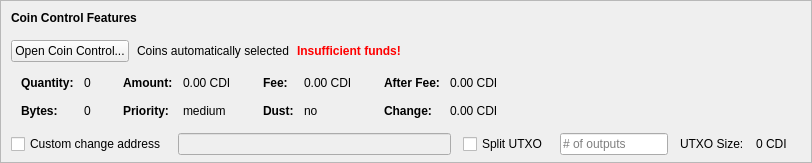
    <widget class="QFrame" name="frameCoinControl">
     <property name="sizePolicy">
      <sizepolicy hsizetype="Expanding" vsizetype="Expanding">
       <horstretch>0</horstretch>
       <verstretch>0</verstretch>
      </sizepolicy>
     </property>
     <property name="maximumSize">
      <size>
       <width>16777215</width>
       <height>16777215</height>
      </size>
     </property>
     <property name="frameShape">
      <enum>QFrame::StyledPanel</enum>
     </property>
     <property name="frameShadow">
      <enum>QFrame::Sunken</enum>
     </property>
     <layout class="QVBoxLayout" name="verticalLayoutCoinControl2">
      <property name="spacing">
       <number>0</number>
      </property>
      <property name="leftMargin">
       <number>0</number>
      </property>
      <property name="topMargin">
       <number>0</number>
      </property>
      <property name="rightMargin">
       <number>0</number>
      </property>
      <property name="bottomMargin">
       <number>6</number>
      </property>
      <item>
       <layout class="QVBoxLayout" name="verticalLayoutCoinControl" stretch="0,0,0,0,1">
        <property name="spacing">
         <number>0</number>
        </property>
        <property name="leftMargin">
         <number>10</number>
        </property>
        <property name="topMargin">
         <number>10</number>
        </property>
        <item>
         <layout class="QHBoxLayout" name="horizontalLayoutCoinControl1">
          <property name="bottomMargin">
           <number>15</number>
          </property>
          <item>
           <widget class="QLabel" name="labelCoinControlFeatures">
            <property name="sizePolicy">
             <sizepolicy hsizetype="Preferred" vsizetype="Maximum">
              <horstretch>0</horstretch>
              <verstretch>0</verstretch>
             </sizepolicy>
            </property>
            <property name="font">
             <font>
              <weight>75</weight>
              <bold>true</bold>
             </font>
            </property>
            <property name="styleSheet">
             <string notr="true">font-weight:bold;</string>
            </property>
            <property name="text">
             <string>Coin Control Features</string>
            </property>
           </widget>
          </item>
         </layout>
        </item>
        <item>
         <layout class="QHBoxLayout" name="horizontalLayoutCoinControl2" stretch="0,0,0,0">
          <property name="spacing">
           <number>8</number>
          </property>
          <property name="bottomMargin">
           <number>10</number>
          </property>
          <item>
           <widget class="QPushButton" name="pushButtonCoinControl">
            <property name="styleSheet">
             <string notr="true"/>
            </property>
            <property name="text">
             <string>Open Coin Control...</string>
            </property>
            <property name="autoDefault">
             <bool>false</bool>
            </property>
           </widget>
          </item>
          <item>
           <widget class="QLabel" name="labelCoinControlAutomaticallySelected">
            <property name="text">
             <string>Coins automatically selected</string>
            </property>
            <property name="margin">
             <number>5</number>
            </property>
           </widget>
          </item>
          <item>
           <widget class="QLabel" name="labelCoinControlInsuffFunds">
            <property name="font">
             <font>
              <weight>75</weight>
              <bold>true</bold>
             </font>
            </property>
            <property name="styleSheet">
             <string notr="true">color:red;font-weight:bold;</string>
            </property>
            <property name="text">
             <string>Insufficient funds!</string>
            </property>
            <property name="margin">
             <number>5</number>
            </property>
           </widget>
          </item>
          <item>
           <spacer name="horizontalSpacerCoinControl">
            <property name="orientation">
             <enum>Qt::Horizontal</enum>
            </property>
            <property name="sizeHint" stdset="0">
             <size>
              <width>40</width>
              <height>1</height>
             </size>
            </property>
           </spacer>
          </item>
         </layout>
        </item>
        <item>
         <widget class="QWidget" name="widgetCoinControl" native="true">
          <property name="sizePolicy">
           <sizepolicy hsizetype="Preferred" vsizetype="Preferred">
            <horstretch>0</horstretch>
            <verstretch>0</verstretch>
           </sizepolicy>
          </property>
          <property name="minimumSize">
           <size>
            <width>0</width>
            <height>0</height>
           </size>
          </property>
          <property name="styleSheet">
           <string notr="true"/>
          </property>
          <layout class="QHBoxLayout" name="horizontalLayoutCoinControl5">
           <property name="leftMargin">
            <number>0</number>
           </property>
           <property name="topMargin">
            <number>0</number>
           </property>
           <property name="rightMargin">
            <number>0</number>
           </property>
           <property name="bottomMargin">
            <number>0</number>
           </property>
           <item>
            <layout class="QHBoxLayout" name="horizontalLayoutCoinControl3" stretch="0,0,0,1">
             <property name="spacing">
              <number>20</number>
             </property>
             <property name="topMargin">
              <number>0</number>
             </property>
             <property name="bottomMargin">
              <number>10</number>
             </property>
             <item>
              <layout class="QFormLayout" name="formLayoutCoinControl1">
               <property name="horizontalSpacing">
                <number>10</number>
               </property>
               <property name="verticalSpacing">
                <number>14</number>
               </property>
               <property name="leftMargin">
                <number>10</number>
               </property>
               <property name="topMargin">
                <number>4</number>
               </property>
               <property name="rightMargin">
                <number>6</number>
               </property>
               <item row="0" column="0">
                <widget class="QLabel" name="labelCoinControlQuantityText">
                 <property name="font">
                  <font>
                   <weight>75</weight>
                   <bold>true</bold>
                  </font>
                 </property>
                 <property name="text">
                  <string>Quantity:</string>
                 </property>
                 <property name="margin">
                  <number>0</number>
                 </property>
                </widget>
               </item>
               <item row="0" column="1">
                <widget class="QLabel" name="labelCoinControlQuantity">
                 <property name="cursor">
                  <cursorShape>IBeamCursor</cursorShape>
                 </property>
                 <property name="contextMenuPolicy">
                  <enum>Qt::ActionsContextMenu</enum>
                 </property>
                 <property name="text">
                  <string notr="true">0</string>
                 </property>
                 <property name="margin">
                  <number>0</number>
                 </property>
                 <property name="textInteractionFlags">
                  <set>Qt::LinksAccessibleByMouse|Qt::TextSelectableByKeyboard|Qt::TextSelectableByMouse</set>
                 </property>
                </widget>
               </item>
               <item row="1" column="0">
                <widget class="QLabel" name="labelCoinControlBytesText">
                 <property name="font">
                  <font>
                   <weight>75</weight>
                   <bold>true</bold>
                  </font>
                 </property>
                 <property name="text">
                  <string>Bytes:</string>
                 </property>
                </widget>
               </item>
               <item row="1" column="1">
                <widget class="QLabel" name="labelCoinControlBytes">
                 <property name="cursor">
                  <cursorShape>IBeamCursor</cursorShape>
                 </property>
                 <property name="contextMenuPolicy">
                  <enum>Qt::ActionsContextMenu</enum>
                 </property>
                 <property name="text">
                  <string notr="true">0</string>
                 </property>
                 <property name="textInteractionFlags">
                  <set>Qt::LinksAccessibleByMouse|Qt::TextSelectableByKeyboard|Qt::TextSelectableByMouse</set>
                 </property>
                </widget>
               </item>
              </layout>
             </item>
             <item>
              <layout class="QFormLayout" name="formLayoutCoinControl2">
               <property name="horizontalSpacing">
                <number>10</number>
               </property>
               <property name="verticalSpacing">
                <number>14</number>
               </property>
               <property name="leftMargin">
                <number>6</number>
               </property>
               <property name="topMargin">
                <number>4</number>
               </property>
               <property name="rightMargin">
                <number>6</number>
               </property>
               <item row="0" column="0">
                <widget class="QLabel" name="labelCoinControlAmountText">
                 <property name="font">
                  <font>
                   <weight>75</weight>
                   <bold>true</bold>
                  </font>
                 </property>
                 <property name="text">
                  <string>Amount:</string>
                 </property>
                 <property name="margin">
                  <number>0</number>
                 </property>
                </widget>
               </item>
               <item row="0" column="1">
                <widget class="QLabel" name="labelCoinControlAmount">
                 <property name="cursor">
                  <cursorShape>IBeamCursor</cursorShape>
                 </property>
                 <property name="contextMenuPolicy">
                  <enum>Qt::ActionsContextMenu</enum>
                 </property>
                 <property name="text">
                  <string notr="true">0.00 CDI</string>
                 </property>
                 <property name="textInteractionFlags">
                  <set>Qt::LinksAccessibleByMouse|Qt::TextSelectableByKeyboard|Qt::TextSelectableByMouse</set>
                 </property>
                </widget>
               </item>
               <item row="1" column="0">
                <widget class="QLabel" name="labelCoinControlPriorityText">
                 <property name="font">
                  <font>
                   <weight>75</weight>
                   <bold>true</bold>
                  </font>
                 </property>
                 <property name="text">
                  <string>Priority:</string>
                 </property>
                </widget>
               </item>
               <item row="1" column="1">
                <widget class="QLabel" name="labelCoinControlPriority">
                 <property name="cursor">
                  <cursorShape>IBeamCursor</cursorShape>
                 </property>
                 <property name="contextMenuPolicy">
                  <enum>Qt::ActionsContextMenu</enum>
                 </property>
                 <property name="text">
                  <string>medium</string>
                 </property>
                 <property name="textInteractionFlags">
                  <set>Qt::LinksAccessibleByMouse|Qt::TextSelectableByKeyboard|Qt::TextSelectableByMouse</set>
                 </property>
                </widget>
               </item>
              </layout>
             </item>
             <item>
              <layout class="QFormLayout" name="formLayoutCoinControl3">
               <property name="horizontalSpacing">
                <number>10</number>
               </property>
               <property name="verticalSpacing">
                <number>14</number>
               </property>
               <property name="leftMargin">
                <number>6</number>
               </property>
               <property name="topMargin">
                <number>4</number>
               </property>
               <property name="rightMargin">
                <number>6</number>
               </property>
               <item row="0" column="0">
                <widget class="QLabel" name="labelCoinControlFeeText">
                 <property name="font">
                  <font>
                   <weight>75</weight>
                   <bold>true</bold>
                  </font>
                 </property>
                 <property name="text">
                  <string>Fee:</string>
                 </property>
                 <property name="margin">
                  <number>0</number>
                 </property>
                </widget>
               </item>
               <item row="0" column="1">
                <widget class="QLabel" name="labelCoinControlFee">
                 <property name="cursor">
                  <cursorShape>IBeamCursor</cursorShape>
                 </property>
                 <property name="contextMenuPolicy">
                  <enum>Qt::ActionsContextMenu</enum>
                 </property>
                 <property name="text">
                  <string notr="true">0.00 CDI</string>
                 </property>
                 <property name="textInteractionFlags">
                  <set>Qt::LinksAccessibleByMouse|Qt::TextSelectableByKeyboard|Qt::TextSelectableByMouse</set>
                 </property>
                </widget>
               </item>
               <item row="1" column="0">
                <widget class="QLabel" name="labelCoinControlLowOutputText">
                 <property name="font">
                  <font>
                   <weight>75</weight>
                   <bold>true</bold>
                  </font>
                 </property>
                 <property name="text">
                  <string>Dust:</string>
                 </property>
                </widget>
               </item>
               <item row="1" column="1">
                <widget class="QLabel" name="labelCoinControlLowOutput">
                 <property name="cursor">
                  <cursorShape>IBeamCursor</cursorShape>
                 </property>
                 <property name="contextMenuPolicy">
                  <enum>Qt::ActionsContextMenu</enum>
                 </property>
                 <property name="text">
                  <string>no</string>
                 </property>
                 <property name="textInteractionFlags">
                  <set>Qt::LinksAccessibleByMouse|Qt::TextSelectableByKeyboard|Qt::TextSelectableByMouse</set>
                 </property>
                </widget>
               </item>
              </layout>
             </item>
             <item>
              <layout class="QFormLayout" name="formLayoutCoinControl4">
               <property name="horizontalSpacing">
                <number>10</number>
               </property>
               <property name="verticalSpacing">
                <number>14</number>
               </property>
               <property name="leftMargin">
                <number>6</number>
               </property>
               <property name="topMargin">
                <number>4</number>
               </property>
               <property name="rightMargin">
                <number>6</number>
               </property>
               <item row="0" column="0">
                <widget class="QLabel" name="labelCoinControlAfterFeeText">
                 <property name="font">
                  <font>
                   <weight>75</weight>
                   <bold>true</bold>
                  </font>
                 </property>
                 <property name="text">
                  <string>After Fee:</string>
                 </property>
                 <property name="margin">
                  <number>0</number>
                 </property>
                </widget>
               </item>
               <item row="0" column="1">
                <widget class="QLabel" name="labelCoinControlAfterFee">
                 <property name="cursor">
                  <cursorShape>IBeamCursor</cursorShape>
                 </property>
                 <property name="contextMenuPolicy">
                  <enum>Qt::ActionsContextMenu</enum>
                 </property>
                 <property name="text">
                  <string notr="true">0.00 CDI</string>
                 </property>
                 <property name="textInteractionFlags">
                  <set>Qt::LinksAccessibleByMouse|Qt::TextSelectableByKeyboard|Qt::TextSelectableByMouse</set>
                 </property>
                </widget>
               </item>
               <item row="1" column="0">
                <widget class="QLabel" name="labelCoinControlChangeText">
                 <property name="font">
                  <font>
                   <weight>75</weight>
                   <bold>true</bold>
                  </font>
                 </property>
                 <property name="text">
                  <string>Change:</string>
                 </property>
                </widget>
               </item>
               <item row="1" column="1">
                <widget class="QLabel" name="labelCoinControlChange">
                 <property name="cursor">
                  <cursorShape>IBeamCursor</cursorShape>
                 </property>
                 <property name="contextMenuPolicy">
                  <enum>Qt::ActionsContextMenu</enum>
                 </property>
                 <property name="text">
                  <string notr="true">0.00 CDI</string>
                 </property>
                 <property name="textInteractionFlags">
                  <set>Qt::LinksAccessibleByMouse|Qt::TextSelectableByKeyboard|Qt::TextSelectableByMouse</set>
                 </property>
                </widget>
               </item>
              </layout>
             </item>
            </layout>
           </item>
          </layout>
         </widget>
        </item>
        <item>
         <layout class="QHBoxLayout" name="horizontalLayoutCoinControl4" stretch="0,0,0,0,0,0,0">
          <property name="spacing">
           <number>12</number>
          </property>
          <property name="sizeConstraint">
           <enum>QLayout::SetDefaultConstraint</enum>
          </property>
          <property name="topMargin">
           <number>5</number>
          </property>
          <property name="rightMargin">
           <number>5</number>
          </property>
          <item>
           <widget class="QCheckBox" name="checkBoxCoinControlChange">
            <property name="toolTip">
             <string>If this is activated, but the change address is empty or invalid, change will be sent to a newly generated address.</string>
            </property>
            <property name="text">
             <string>Custom change address</string>
            </property>
           </widget>
          </item>
          <item>
           <widget class="QValidatedLineEdit" name="lineEditCoinControlChange">
            <property name="enabled">
             <bool>false</bool>
            </property>
            <property name="sizePolicy">
             <sizepolicy hsizetype="Expanding" vsizetype="Fixed">
              <horstretch>0</horstretch>
              <verstretch>0</verstretch>
             </sizepolicy>
            </property>
           </widget>
          </item>
          <item>
           <widget class="QCheckBox" name="splitBlockCheckBox">
            <property name="text">
             <string>Split UTXO</string>
            </property>
           </widget>
          </item>
          <item>
           <widget class="QLineEdit" name="splitBlockLineEdit">
            <property name="sizePolicy">
             <sizepolicy hsizetype="Fixed" vsizetype="Fixed">
              <horstretch>50</horstretch>
              <verstretch>0</verstretch>
             </sizepolicy>
            </property>
            <property name="placeholderText">
             <string># of outputs</string>
            </property>
           </widget>
          </item>
          <item>
           <widget class="QLabel" name="labelBlockSizeText">
            <property name="text">
             <string>UTXO Size:</string>
            </property>
           </widget>
          </item>
          <item>
           <widget class="QLabel" name="labelBlockSize">
            <property name="text">
             <string>0 CDI</string>
            </property>
           </widget>
          </item>
          <item>
           <widget class="QLabel" name="labelCoinControlChangeLabel">
            <property name="sizePolicy">
             <sizepolicy hsizetype="Preferred" vsizetype="Expanding">
              <horstretch>0</horstretch>
              <verstretch>0</verstretch>
             </sizepolicy>
            </property>
            <property name="minimumSize">
             <size>
              <width>0</width>
              <height>0</height>
             </size>
            </property>
            <property name="text">
             <string/>
            </property>
            <property name="margin">
             <number>3</number>
            </property>
           </widget>
          </item>
         </layout>
        </item>
        <item>
         <spacer name="verticalSpacerCoinControl">
          <property name="orientation">
           <enum>Qt::Vertical</enum>
          </property>
          <property name="sizeHint" stdset="0">
           <size>
            <width>800</width>
            <height>1</height>
           </size>
          </property>
         </spacer>
        </item>
       </layout>
      </item>
     </layout>
    </widget>
